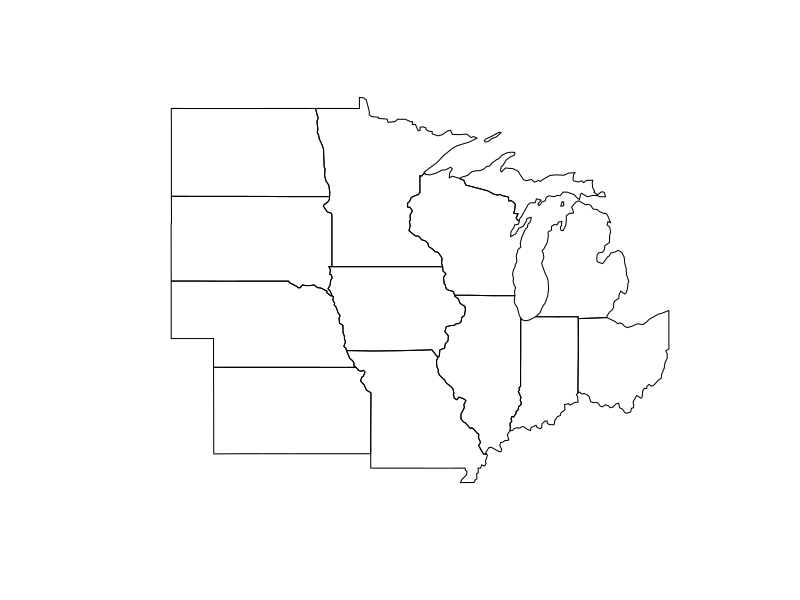
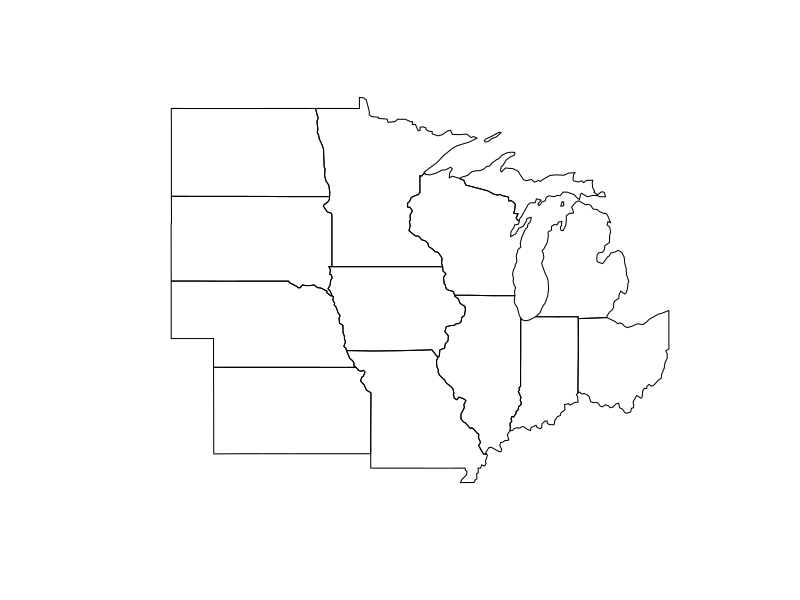
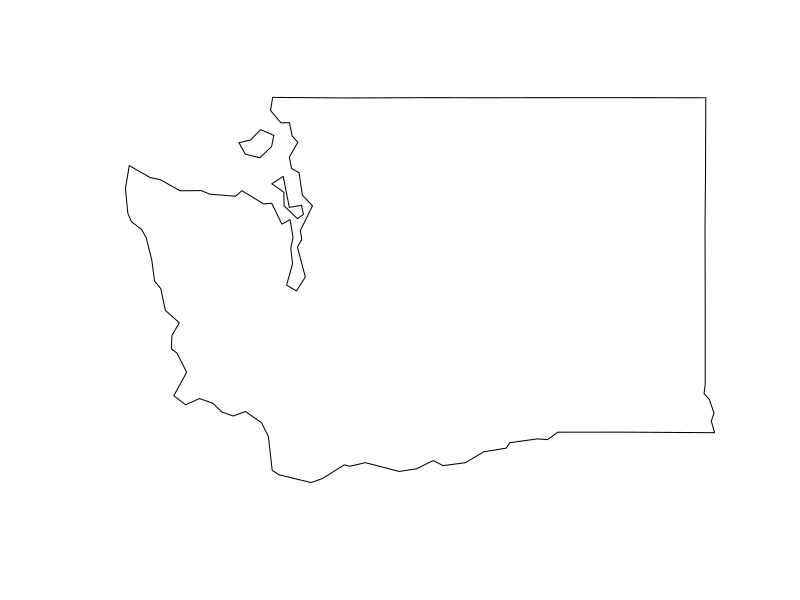
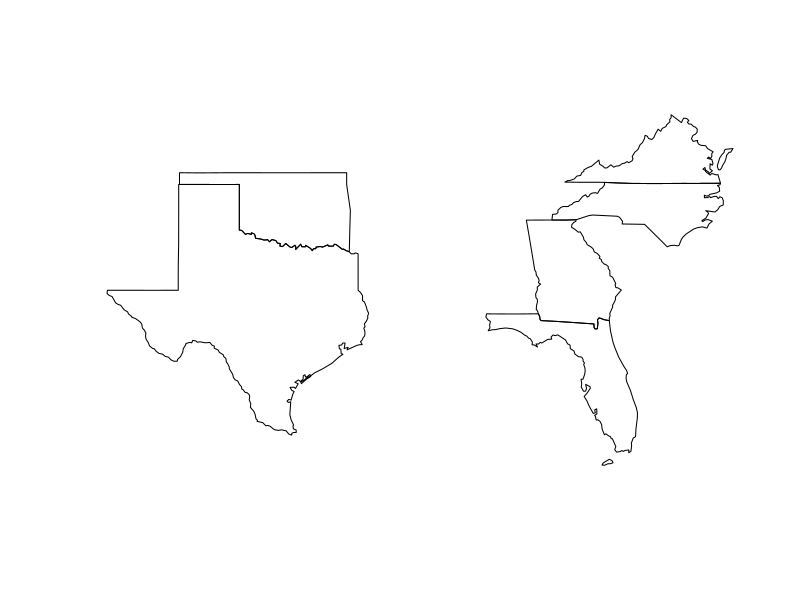
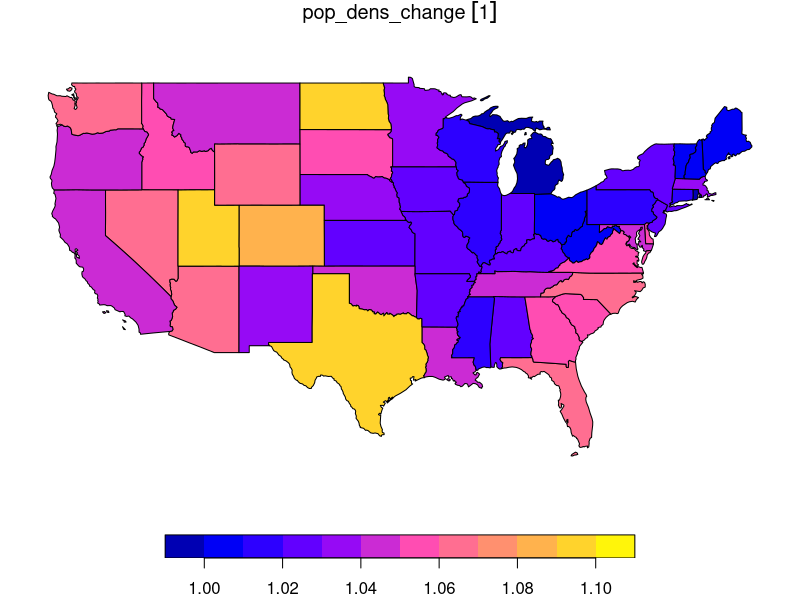

Here is the R script that generated these plots, in order:
## ---- chunk 1
library(sf)
library(terra)
library(dplyr)
library(spData)
data(us_states)
data(us_states_df)
## ---- chunk 2
us_states_name <- us_states[, "NAME"]
class(us_states_name)
## ---- chunk 3
# E2
us_states_pop1 <- us_states[, c("total_pop_10", "total_pop_15")]

us_states_pop1
## ---- chunk 4
us_states |> dplyr::select(total_pop_10, total_pop_15)
## ---- chunk 5
# E3
us_states_midwest <- us_states[us_states$REGION=="Midwest",]
plot(st_geometry(us_states_midwest))
## ---- chunk 6
#E3
plot(st_geometry(us_states |> 
  filter(REGION == "Midwest")))
## ---- chunk 7
# E3
us_states_west <- us_states[us_states$REGION=="West",]
us_states_west <- us_states_west[us_states_west$AREA < units::set_units(250000, "km^2"), ]
us_states_west <- us_states_west[us_states_west$total_pop_15 > 5000000, ]
us_states_west
plot(st_geometry(us_states_west))
## ---- chunk 8
us_states_south <- us_states |> filter(REGION=="South", AREA > units::set_units(150000, "km^2") | total_pop_15 > 7000000)
plot(st_geometry(us_states_south))
## ---- chunk 9
#E4
us_states |> summarize(total_pop = sum(total_pop_15),
                       min_pop = min(total_pop_15),
                       max_pop = max(total_pop_15))
## ---- chunk 10
#E5
# n() gives the group size 
us_states |> 
  group_by(REGION) |>
  summarise(nr_of_states = n())
## ---- chunk 11
#E6
summarize(group_by(us_states, REGION), 
          min_pop=min(total_pop_15),
          max_pop=max(total_pop_15),
          tot_pop=sum(total_pop_15))
## ---- chunk 12
#E7
us_states_stats <- us_states |>
  left_join(us_states_df, by = c("NAME"="state"))
class(us_states_stats)
## ---- chunk 13
#E8
dplyr::anti_join(us_states_df, st_drop_geometry(us_states),
                 by = c("state" = "NAME"))
## ---- chunk 14
#E9
us_pop_density_15 <- us_states$total_pop_15 / us_states$AREA
us_pop_density_15
## ---- chunk 15
#E9
us_states2 <- us_states |>
  mutate(pop_dens_15 = total_pop_15/AREA,
         pop_dens_10 = total_pop_10/AREA)

us_states2$pop_dens_15
## ---- chunk 16
#E10
us_states2$pop_dens_change <- 
  us_states2$pop_dens_15 / us_states2$pop_dens_10

plot(us_states2[, "pop_dens_change"] )
## ---- chunk 17
us_states |> 
  setNames(tolower(colnames(us_states)))
## ---- chunk 18
us_states %>%
  setNames(tolower(colnames(.)))
?setNames
## ---- chunk 19
us_states_df
## ---- chunk 20
us_states_sel <- left_join(us_states, us_states_df, by = c("NAME" = "state"))
us_states_sel <- dplyr::select(us_states_sel, Income=median_income_15)
us_states_sel
## ---- chunk 21
us_states_sel <- us_states |>
  left_join(us_states_df, by = c("NAME" = "state")) |>
  dplyr::select(Income = median_income_15)
## ---- chunk 22
